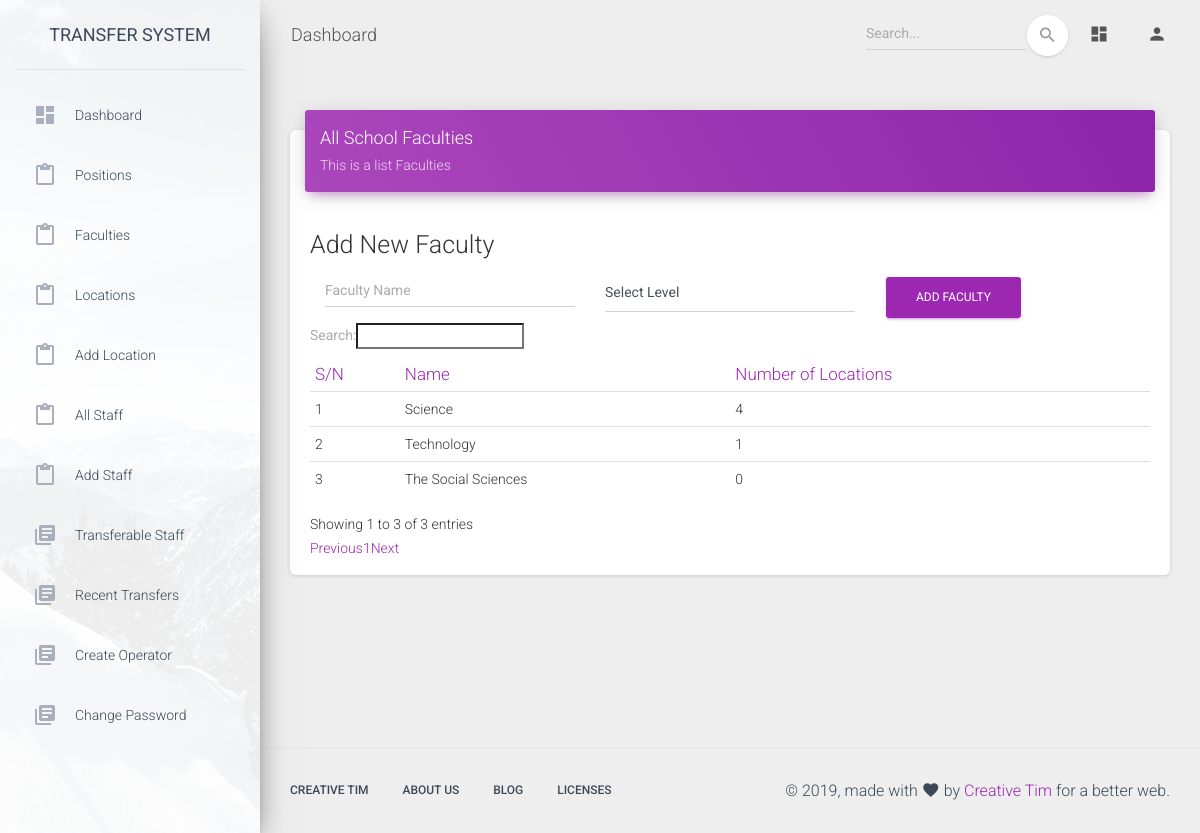
The app's page /admin/faculties.php (signed in), older data.
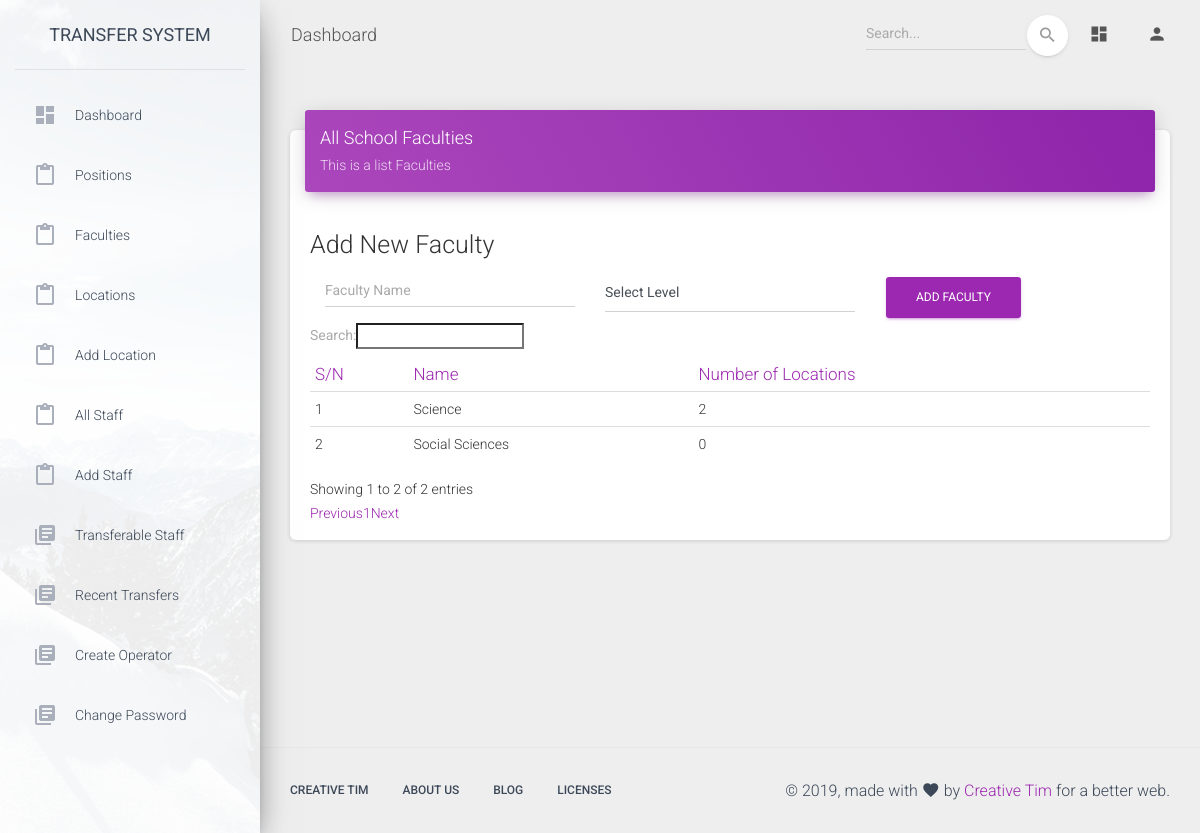
The same page, newer data.
### tables this page shows
CREATE TABLE `faculties` (
  `id` int(11) NOT NULL,
  `faculty_id` varchar(255) NOT NULL,
  `name` varchar(255) NOT NULL,
  `level_id` varchar(255) NOT NULL,
  `created_at` datetime NOT NULL DEFAULT CURRENT_TIMESTAMP
);

### app/classes/Admin.php (called while the page is built, shortened)
<?php
class Admin extends Master
{
    public function get_faculties(){
        $data ="*";
        $table = "faculties";
        $res = $this->getAllData($data,$table);
        $faculties = !empty($res) ? $res : [];
        return $faculties;
    }
    public function get_faculty_locations($faculty_id){
        $data = "*";
        $table = "locations";
        $where = "WHERE faculty_id = '$faculty_id'";
        $res = $this->getAllData($data,$table,$where);
        $locations = !empty($res) ? $res : [];
        return $locations;
    }
}

### app/classes/Master.php (called while the page is built, shortened)
<?php
class Master
{
    protected $db;
    function __construct($db_conn){
        $this->db = $db_conn;
    }
    public function getAllData($data, $table, $where = '')
    {
        $settings_data=array();
        try {
            if ($data != '*') {
                $selections = implode(', ', $data);
            } else {
                $selections = '*';
            }
            $stmt = $this->db->prepare("SELECT {$selections} FROM `$table` " . $where . "");
            $stmt->execute();
            $settings_data = $stmt->fetchAll(PDO::FETCH_ASSOC);
            if ($stmt->rowCount() > 0) {
                return $settings_data;
            }
        } catch (PDOException $e) {
            return $settings_data;
        }
    }
}

### admin/faculties.php (the view, shortened to what the changed rows need)
<?php
include '../app/init.php';
$admin = new Admin($db_conn);
$faculties = $admin->get_faculties();
?>
<!DOCTYPE html>
<html lang="en">
<head>
  <link rel="stylesheet" href="https://maxcdn.bootstrapcdn.com/font-awesome/latest/css/font-awesome.min.css">
  <link href="../assets/css/material-dashboard.css?v=2.1.1" rel="stylesheet" />
  <link href="../assets/demo/demo.css" rel="stylesheet" />
    <link rel="stylesheet" type="text/css" href="https://cdn.datatables.net/v/dt/dt-1.10.18/datatables.min.css"/>
</head>
<body class="">
  <div class="wrapper ">
    <div class="main-panel">
      <div class="content">
        <div class="container-fluid">
            <div class="row">
                <div class="col-md-12">
                    <div class="card">
                        <div class="card-body">
                            <h3>Add New Faculty</h3>
                            <form action="" id="newFaculty" class="row">
                                <div class="form-gorup col-4">
                                </div>
                                <div class="form-gorup col-4">
                                </div>
                                <div class="col-3">
                                </div>
                            </form>
                            <div class="table-responsive">
                                <table class="table" id="faculty">
                                    <thead class=" text-primary">
                                    <th>
                                        S/N
                                    </th>
                                    <th>
                                        Name
                                    </th>
                                    <th>
                                        Number of Locations
                                    </th>
                                    </thead>
                                    <tbody>
                                    <?php
                                    if(!empty($faculties) && count($faculties) > 0){ $i=0;
                                        foreach ($faculties as $faculty){
                                            $loc_num = count($admin->get_faculty_locations($faculty['faculty_id']));
                                    ?>
                                    <tr>
                                        <td>
                                            <?= ++$i; ?>
                                        </td>
                                        <td>
                                            <?php if(isset($faculty['name'])) echo $faculty['name'] ?>
                                        </td>
                                        <td>
                                            <?= $loc_num ?>
                                        </td>
                                    </tr>
                                    <?php   }
                                    } ?>
                                    </tbody>
                                </table>
                            </div>
                        </div>
                    </div>
                </div>
            </div>
        </div>
      </div>
    </div>
  </div>
</body>
</html>

Row changes from the older to the newer data that the page shows:
removed faculties: name "Technology", loc_num "1"
removed faculties: name "The Social Sciences", loc_num "0"
changed faculties "Science": loc_num "4" → "2"
added faculties: name "Social Sciences", loc_num "0"
Text that changed along with them:
text written by a page script: "Search: Showing 1 to 3 of 3 entries Previous 1 Next" → "Search: Showing 1 to 2 of 2 entries Previous 1 Next"
